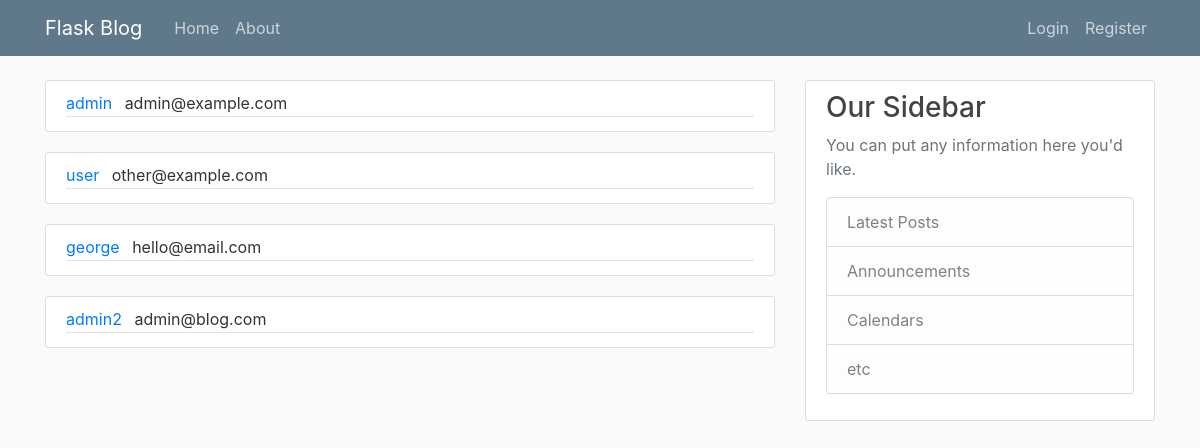
/admin, run on an earlier commit of the app's database.
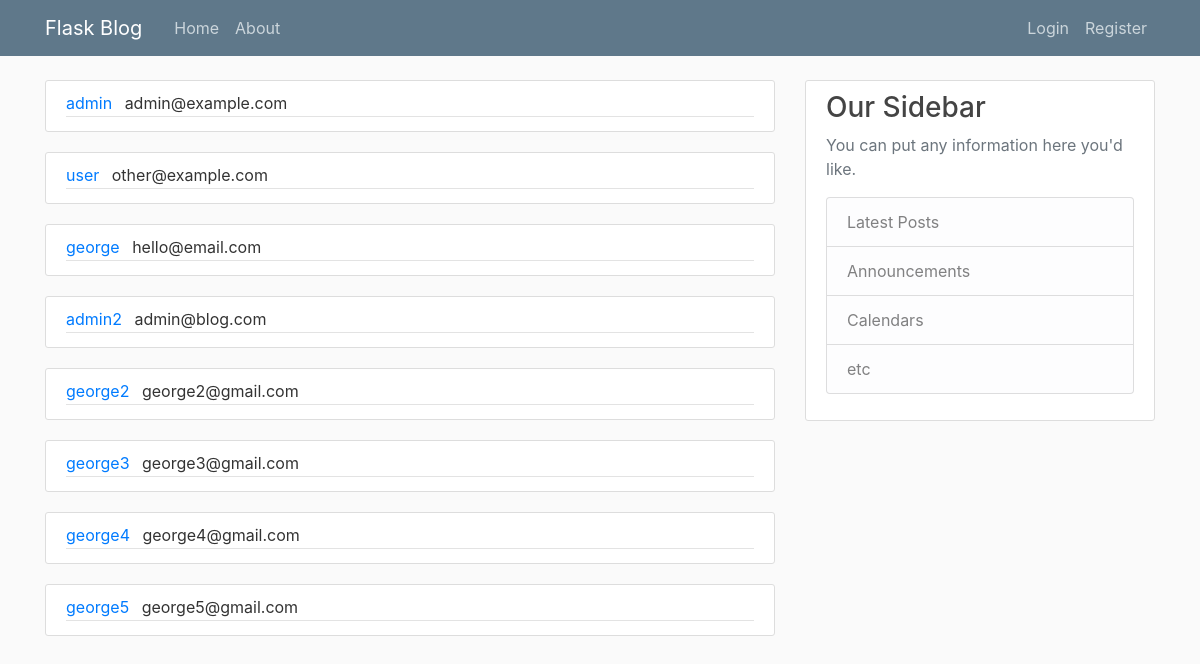
And on a later commit of the database.
### db_interface.py (models this page shows, shortened)
class User(db.Model):
    id = db.Column(db.Integer, primary_key=True)
    username = db.Column(db.String(20), unique=True, nullable=False)
    email = db.Column(db.String(120), unique=True, nullable=False)
    image_file = db.Column(db.String(20), nullable=False, default='default.jpg')
    password = db.Column(db.String(60), nullable=False)
    posts = db.relationship('Post', backref='author', lazy=True)

### flaskblog.py (the view)
@app.route("/admin")
def admin():
    return render_template('admin.html', users=User.query.all())

### Templates/admin.html (shortened to what this page needs)
<html>
    <head></head>
    <body>{% extends "layout.html" %}
    {% block content %}
        {% for user in users %}
            <article class="media content-section">
              <div class="media-body">
                <div class="article-metadata">
                  <a class="mr-2" href="#">{{ user.username }}</a>
                  <a class="mr-2">{{ user.email }}</a>
                </div>
            </article>
        {% endfor %}
    {% endblock content %}

### Templates/layout.html (shortened to what this page needs)
<html>
<head>
    <link rel="stylesheet" href="https://maxcdn.bootstrapcdn.com/bootstrap/4.0.0/css/bootstrap.min.css">
    <link rel="stylesheet" type="text/css" href="{{ url_for('static', filename='main.css') }}">
    </head><body>
    <header class="site-header">
      <nav class="navbar navbar-expand-md navbar-dark bg-steel fixed-top">
        <div class="container">
          <a class="navbar-brand mr-4" href="/">Flask Blog</a>
          <div class="collapse navbar-collapse" id="navbarToggle">
            <div class="navbar-nav mr-auto">
              <a class="nav-item nav-link" href="{{ url_for('home') }}">Home</a>
              <a class="nav-item nav-link" href="{{ url_for('about') }}">About</a>
            </div>
            <div class="navbar-nav">
              <a class="nav-item nav-link" href="{{ url_for('login') }}">Login</a>
              <a class="nav-item nav-link" href="{{ url_for('register') }}">Register</a>
            </div>
          </div>
        </div>
      </nav>
    </header>
    <main role="main" class="container">
      <div class="row">
        <div class="col-md-8">
          {% block content %}{% endblock %}
        </div>
        <div class="col-md-4">
          <div class="content-section">
            <h3>Our Sidebar</h3>
            <p class="text-muted">You can put any information here you'd like.
              </p><ul class="list-group">
                <li class="list-group-item list-group-item-light">Latest Posts</li>
                <li class="list-group-item list-group-item-light">Announcements</li>
                <li class="list-group-item list-group-item-light">Calendars</li>
                <li class="list-group-item list-group-item-light">etc</li>
              </ul>
          </div>
        </div>
      </div>
    </main>
</body></html>

### static/main.css (style rules this page uses)
body { background: #fafafa; color: #333333; margin-top: 5rem; }
h1, h2, h3, h4, h5, h6 { color: #444444; }
.bg-steel { background-color: #5f788a; }
.site-header .navbar-nav .nav-link { color: #cbd5db; }
.content-section { background: #ffffff; padding: 10px 20px; border: 1px solid #dddddd; border-radius: 3px; margin-bottom: 20px; }
.article-metadata { padding-bottom: 1px; margin-bottom: 4px; border-bottom: 1px solid #e3e3e3 }

What changed in the data, as far as the page shows it:
added User: username "george2", email "george2@gmail.com"
added User: username "george3", email "george3@gmail.com"
added User: username "george4", email "george4@gmail.com"
added User: username "george5", email "george5@gmail.com"
